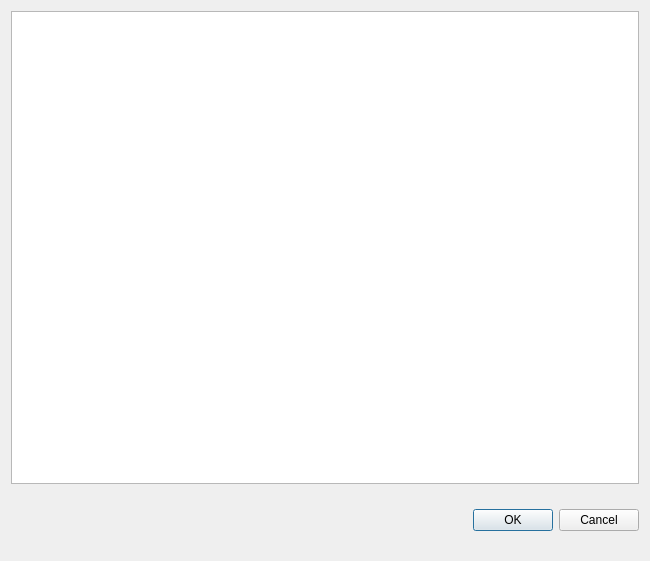
<?xml version="1.0" encoding="UTF-8"?>
<ui version="4.0">
 <class>Form</class>
 <widget class="QWidget" name="Form">
  <property name="geometry">
   <rect>
    <x>0</x>
    <y>0</y>
    <width>650</width>
    <height>561</height>
   </rect>
  </property>
  <property name="windowTitle">
   <string>Detalles de ronda </string>
  </property>
  <layout class="QVBoxLayout" name="verticalLayout">
   <item>
    <widget class="QTableView" name="details_rounds_table"/>
   </item>
   <item>
    <widget class="QDialogButtonBox" name="buttonBox">
     <property name="minimumSize">
      <size>
       <width>0</width>
       <height>60</height>
      </size>
     </property>
     <property name="standardButtons">
      <set>QDialogButtonBox::Cancel|QDialogButtonBox::Ok</set>
     </property>
    </widget>
   </item>
  </layout>
 </widget>
 <resources/>
 <connections/>
</ui>
